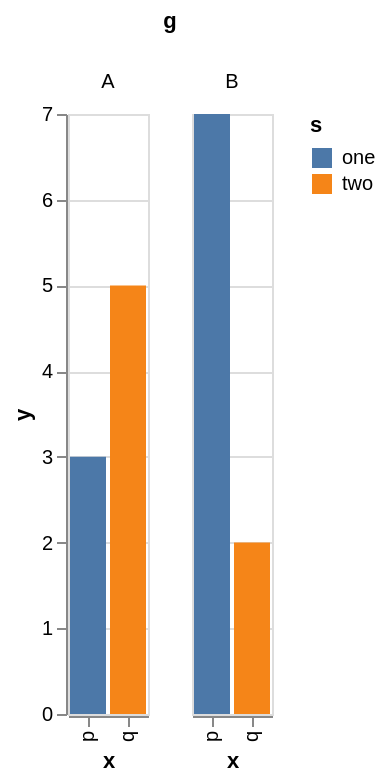

This figure's Vega-Lite source:
### Vega-Lite specification from a JSON file in a GitHub repository (floating-point values rounded to 4 significant figures)
{"$schema": "https://vega.github.io/schema/vega-lite/v6.json", "description": "A trellis with a legend, which is placed against the whole grid rather than a cell.", "data": {"values": [{"g": "A", "x": "p", "y": 3, "s": "one"}, {"g": "A", "x": "q", "y": 5, "s": "two"}, {"g": "B", "x": "p", "y": 7, "s": "one"}, {"g": "B", "x": "q", "y": 2, "s": "two"}]}, "mark": "bar", "encoding": {"column": {"field": "g", "type": "nominal"}, "x": {"field": "x", "type": "nominal"}, "y": {"field": "y", "type": "quantitative"}, "color": {"field": "s", "type": "nominal"}}}
